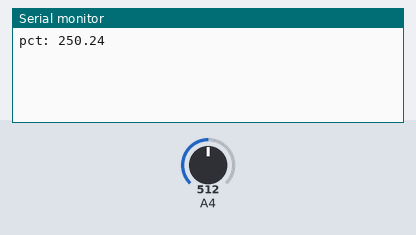
Recording of a sketch running on a simulated Arduino Uno, built with avr-gcc and run on an emulated ATmega328P. Shown: the last lines printed to the serial monitor. The test bench sets the inputs (shaded band); at power-on: A4 = 512.

Above: at 1.2 s.
1.3 s: A4 set to 716
At 2.6 s:
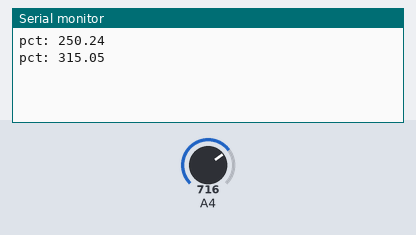
2.8 s: A4 set to 900
At 3.7 s:
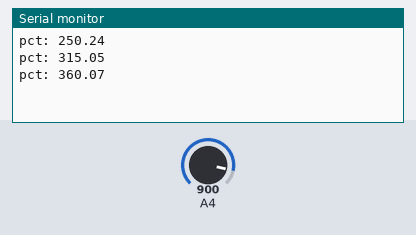
Timing chart, 0 to 5.8 s (numbered marks = the images above; inputs shaded):
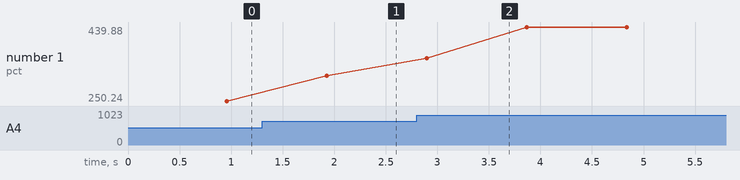

Measured:
- after the input at 1.3 s, the serial monitor: prints a new line after 0.63 s (image 1)
- after the input at 2.8 s, the serial monitor: prints a new line after 0.10 s (image 2)
- plotted number 1: 250.24 → 315.05 after the input at 1.3 s, 315.05 → 439.88 after the input at 2.8 s

The sketch:

reference.ino
```cpp
long sum=0; int n=0;
void setup(){Serial.begin(9600);}
void loop(){
  sum += analogRead(A4);
  n++;
  if(n>=80){
    float avg = sum / (float)n;
    float pct = avg * (5.0/1023.0)*100.0;
    Serial.print("pct: "); Serial.println(pct);
    sum=0; n=0;
  }
  delay(12);
}
```
